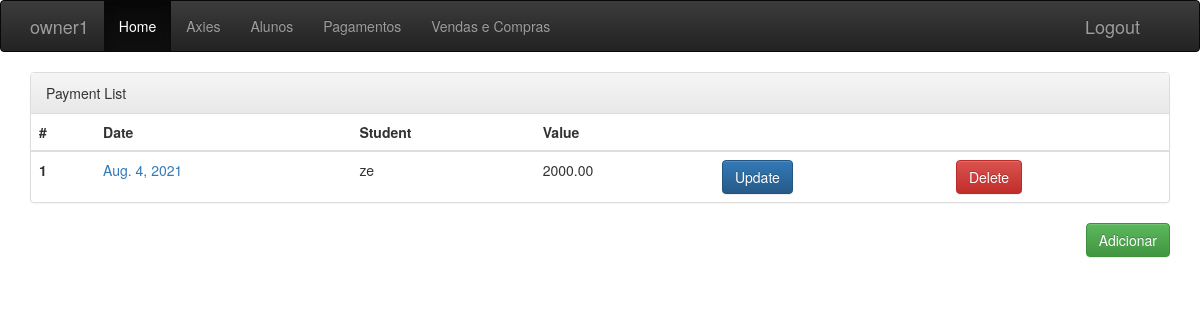
The page /payment/ (signed in) on the database its author committed.
### manager/models.py (models this page shows, shortened)
class Payment(models.Model):
    student = models.ForeignKey("manager.Student", related_name="payments", on_delete=models.DO_NOTHING)
    date = models.DateField(default=timezone.now())
    tax = models.DecimalField(max_digits=12, decimal_places=6, validators=[MinValueValidator(0)])
    value = models.DecimalField(max_digits=8, decimal_places=2, validators=[MinValueValidator(0)])
    total_value = models.DecimalField(max_digits=10, decimal_places=2, editable=False, default=0, validators=[MinValueValidator(0)])
    slp = models.PositiveIntegerField(null=False)
    user = models.ForeignKey(User, related_name="userPayments", on_delete=models.DO_NOTHING)

class Student(models.Model):
    name = models.CharField(max_length=200)
    email = models.EmailField(max_length=100)
    start_date = models.DateField(blank=True, null=True)
    current_slp = models.PositiveIntegerField(default=0)
    total_slp = models.PositiveIntegerField(default=0)
    active = models.BooleanField(default=False)
    observarion = models.TextField(blank=True, null=True)
    ronin_id = models.CharField(max_length=42, null=True, blank=True)
    user = models.ForeignKey(User, related_name="userStudents", on_delete=models.DO_NOTHING)
    def __str__(self):
        return self.name

### manager/views.py (the view)
# urls.py: path('payment/', views.PaymentListView.as_view(), name="payment_list"),
class PaymentListView(LoginRequiredMixin, ListView):
    login_url = "/"
    model = Payment
    def get_queryset(self):
        return Payment.objects.filter(user_id=self.request.user.id)

### manager/templates/manager/payment_list.html
{% extends "manager/base.html" %}
{% block content %}
    <div class="panel panel-default">
        <div class="panel-heading">Payment List</div>
            <table class="table">
                <thead>
                    <tr>
                        <th>#</th>
                        <th>Date</th>
                        <th>Student</th>
                        <th>Value</th>
                        <th></th>
                        <th></th>
                    </tr>
                </thead>
                <tbody>
                    {% for payment in payment_list %}
                        <tr>
                            <th scope="row">{{ forloop.counter }}</th>
                            <td><a href="#">{{ payment.date }}</a></td>
                            <td>{{ payment.student }}</td>
                            <td>{{ payment.value }}</td>
                            <td><a href="{% url 'payment_update' pk=payment.pk %}"><button type="button" class="btn btn-primary">Update</button></a></td>
                            <td><a href="{% url 'payment_delete' pk=payment.pk %}"><button type="button" class="btn btn-danger">Delete</button></a></td>
                        </tr>
                    {% endfor %}
                </tbody>
            </table>
        </div>
        <a href="{% url 'payment_form' %}"><button type="button" class="btn btn-success" style="float: right;">Adicionar</button></a>
    </div>
{% endblock %}

### manager/templates/manager/base.html (shortened to what this page needs)
<!DOCTYPE html>
{% load static %}
<html>
  <head>
    <link rel="stylesheet" href="{% static 'css/bootstrap.css' %}" />
    <link rel="stylesheet" href="{% static 'css/bootstrap-theme.css' %}" />
  </head>
  <body>
    <nav class="navbar navbar-inverse">
      <div class="container">
        <div class="navbar-header">
          <a class="navbar-brand">{{ user.username }}</a>
        </div>
        <div class="navbar-collapse collapse">
          <ul class="nav navbar-nav">
            <li class="active"><a href="#">Home</a></li>
            <li><a href="{% url 'axie_list' %}">Axies</a></li>
            <li><a href="{% url 'student_list' %}">Alunos</a></li>
            <li><a href="{% url 'payment_list' %}">Pagamentos</a></li>
            <li><a href="{% url 'buyandsell_list' %}">Vendas e Compras</a></li>
          </ul>
          <div class="navbar-header" style="float: right">
            <a class="navbar-brand" href="{% url 'user_logout' %}">Logout</a>
          </div>
        </div>
      </div>
    </nav>
    <div class="container theme-showcase" role="main">
      {% block content %}
      {% endblock %}
  </body>
</html>

### rows shown on the page
Payment: date "Aug. 4, 2021", student "ze", value "2000.00"

### other values the page prints
{{ user.username }} "owner1"
